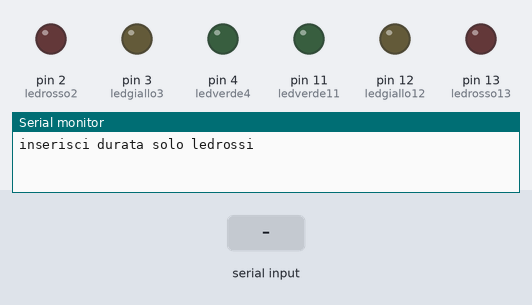
A sketch run on a simulated Arduino Uno, built with avr-gcc and run on an emulated ATmega328P. On the bench: output pins drawn as LEDs (lit = HIGH), the last lines printed to the serial monitor. Dashed ring = blinking. The test bench sets the inputs (shaded band).

Above: at 0.9 s.
1.0 s: "90,45,200\n" received over Serial
3.5 s: "30,150,10\n" received over Serial
6.0 s: "0\n" received over Serial
At 7.06 s:
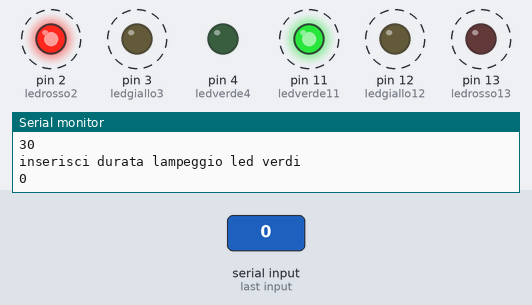
At 7.47 s:
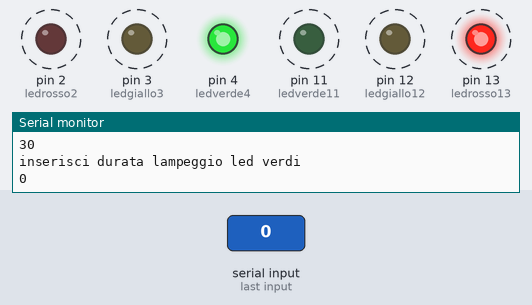
Timing chart, 0 to 15.0 s (numbered marks = the images above; inputs shaded):
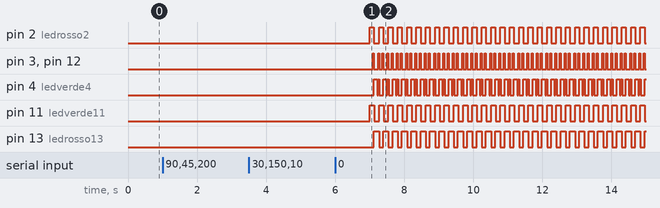

Measured:
- after the input at 6.0 s, pin 2 (ledrosso2): alternates HIGH for 0.12 s and LOW for 0.15 s, starting after 1.0 s; pin 3 (ledgiallo3): alternates HIGH for 0.03 s and LOW for 0.11 s, starting after 1.1 s

The sketch:

programmaarduino_semaforo_favaromarco.ino
```cpp
int ledrosso2 = 2;
int ledgiallo3 = 3;
int ledverde4 = 4;
int ledrosso13 = 13;
int ledgiallo12 = 12;
int ledverde11 = 11;
int durataledrossi;
int durataledgialli;
int duratalampeggioverde;

void setup() {
  // put your setup code here, to run once:
  pinMode(ledrosso2, OUTPUT);
  pinMode(ledgiallo3, OUTPUT);
  pinMode(ledverde4, OUTPUT);
  pinMode(ledrosso13, OUTPUT);
  pinMode(ledgiallo12, OUTPUT);
  pinMode(ledverde11, OUTPUT);
  //inserimento durate
  Serial.begin(9600);

Serial.println ("inserisci durata solo ledrossi");
while (Serial.available()== 0){}

    durataledrossi = Serial.readString().toInt();
    Serial.println(durataledrossi);
  Serial.println("inserisci durata led gialli + led rossi");
  while (Serial.available()== 0){}

    durataledgialli = Serial.readString().toInt();
    Serial.println(durataledgialli);
  Serial.println("inserisci durata lampeggio led verdi");
  //while duratalampeggiovarde == 0 || tempolampeggioverde/4 ==
  while (Serial.available()== 0)  {}


  duratalampeggioverde = Serial.readString().toInt();
    Serial.println(duratalampeggioverde);
}
void loop() {
  // put your main code here, to run repeatedly:
 rossolampeggioverde01();
  giallorosso00();
  rossolampeggioverde00();
  giallorosso01();
}
void lampeggioledverde4()
{

  digitalWrite(ledverde4, LOW);
  delay(durataledgialli);
  digitalWrite(ledverde4, HIGH);
  delay(duratalampeggioverde);
   digitalWrite(ledverde4, LOW);
  delay(duratalampeggioverde);
  digitalWrite(ledverde4, HIGH);
  delay(duratalampeggioverde);
   digitalWrite(ledverde4, LOW);
  delay(duratalampeggioverde);
  digitalWrite(ledverde4, HIGH);
  delay(duratalampeggioverde);
   digitalWrite(ledverde4, LOW);
  delay(duratalampeggioverde);
  digitalWrite(ledverde4, HIGH);
  delay(duratalampeggioverde);
  digitalWrite(ledverde4, LOW);
  delay(duratalampeggioverde);
}
void lampeggioledverde11()
{
  digitalWrite(ledverde11, LOW);
  delay(duratalampeggioverde);
  digitalWrite(ledverde11, HIGH);
  delay(duratalampeggioverde);
  digitalWrite(ledverde11, LOW);
  delay(duratalampeggioverde);
  digitalWrite(ledverde11, HIGH);
  delay(duratalampeggioverde);
  digitalWrite(ledverde11, LOW);
  delay(duratalampeggioverde);
  digitalWrite(ledverde11, HIGH);
  delay(duratalampeggioverde);
  digitalWrite(ledverde11, LOW);
  delay(duratalampeggioverde);
  digitalWrite(ledverde11, HIGH);
  delay(duratalampeggioverde);
  digitalWrite(ledverde11, LOW);
  delay(duratalampeggioverde);
}

void rossolampeggioverde01()
{
  digitalWrite(ledrosso2, HIGH);
  digitalWrite(ledverde11, HIGH);
  delay(durataledrossi);
 lampeggioledverde11();
}
void giallorosso00()
{
  digitalWrite(ledgiallo3, HIGH);
  digitalWrite(ledgiallo12, HIGH);
  delay(durataledgialli);
}

void rossolampeggioverde00()
{
  digitalWrite(ledrosso2, LOW);
  digitalWrite(ledgiallo3, LOW);
  digitalWrite(ledverde4, HIGH);
  digitalWrite(ledrosso13, HIGH);
  digitalWrite(ledgiallo12, LOW);
  delay(durataledrossi);
  lampeggioledverde4();
}

void giallorosso01(){
  digitalWrite(ledgiallo12, HIGH);
  digitalWrite(ledgiallo3, HIGH);
  delay(durataledgialli);
  digitalWrite(ledrosso13, LOW);
  digitalWrite(ledgiallo12, LOW);
  digitalWrite(ledgiallo3, LOW);

}
```
